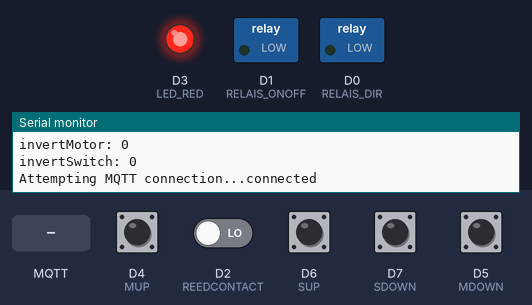
Simulated run of this sketch. Board: ESP8266 (NodeMCU). On the bench: switched loads named in the sketch (green lamp = pin HIGH), output pins drawn as LEDs (lit = HIGH), the last lines printed to the serial monitor. Dashed ring = blinking. The inputs (shaded band) are chosen by the test bench; at power-on: D4 (MUP), D5 (MDOWN), D6 (SUP), D7 (SDOWN) HIGH, D2 (REEDCONTACT) LOW. WiFi joins after 1.5 s; servers stay silent unless stated; random numbers use the default seed unless the sketch sets one; EEPROM starts erased; no MQTT or app messages arrive unless stated.

Above: at 3.7 s.
3.8 s: MQTT message "calibrate" arrives on the first subscribed topic
At 4.3 s:
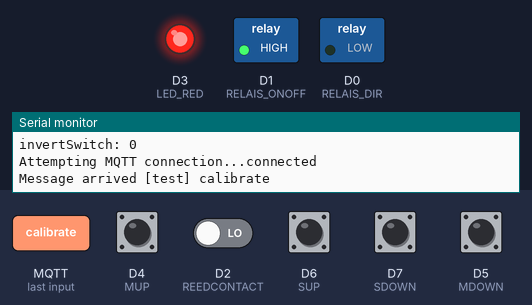
6.8 s: D6 (SUP) pulled LOW for 1 s
At 7.7 s:
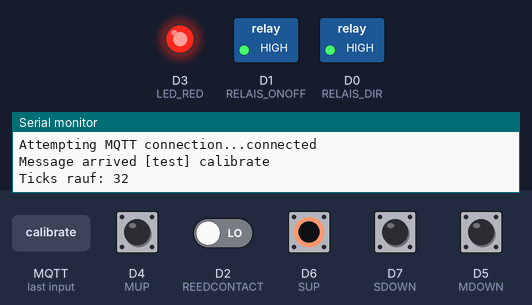
9.4 s: MQTT message "up" arrives on the first subscribed topic
At 10.4 s:
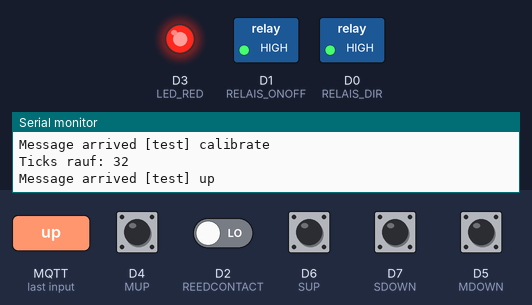
11.0 s: D6 (SUP) pulled LOW for 0.15 s
At 11.6 s:
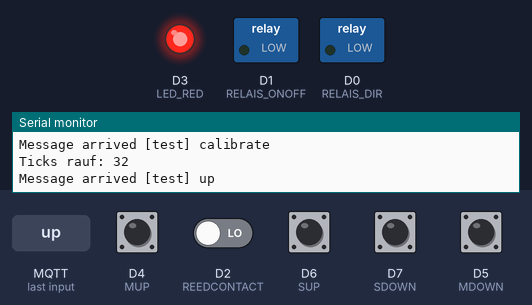
12.7 s: MQTT message "down" arrives on the first subscribed topic
At 14.0 s:
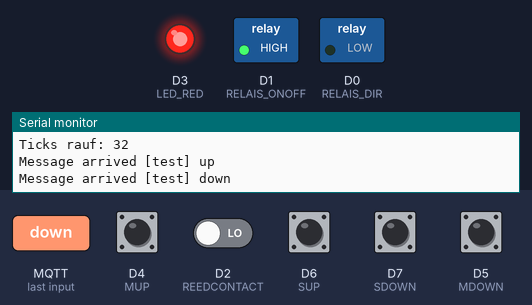
14.3 s: D7 (SDOWN) pulled LOW for 0.15 s
At 15.9 s:
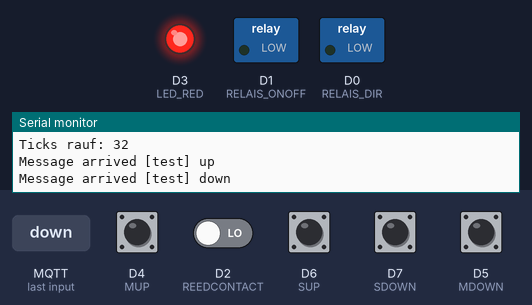
Timing chart, 0 to 17.0 s (numbered marks = the images above; inputs shaded):
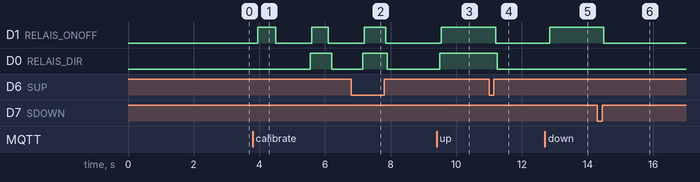

The sketch:

Rollade.ino
```cpp
#include <ESP8266WiFi.h>
#include <PubSubClient.h>
#include <Ticker.h>
#include <EEPROM.h>

// Hier ändern
const char* ssid = "SSIS";
const char* password = "PASSWORD";
const char* mqtt_server = "192.168.10.24";
const char* address = "test";
const char* all = "all";

#define T1 2
#define TEILER 25
#define REVERSE_TIME 1.0
#define END_TIME 0.5
#define MAX_RUN_TIME 60.0
#define SENSOR_TIME 0.03
#define TEST_WAIT 2

#define F1 (1000.0/(float)T1)
#define F2 (F1/(float)TEILER)

#define BLOCKING_TICKS ((unsigned int)(F2*REVERSE_TIME))
#define MAX_RUN ((unsigned int)(F2*MAX_RUN_TIME))
#define END_WAIT ((unsigned int)(F2*END_TIME))
#define MAX_LEVEL ((unsigned int)(F1*SENSOR_TIME))
#define TEST_WAIT_TICS ((unsigned int)(F2*TEST_WAIT))

#define REEDCONTACT D2
#define LED_RED D3
#define LED_GREEN  D2
#define LED_ON  LOW
#define LED_OFF  HIGH
#define SUP  D6
#define SDOWN  D7
#define MUP  D4
#define MDOWN D5
#define RELAIS_ONOFF D1
#define RELAIS_DIR D0
#define RELAIS_OFF LOW
#define RELAIS_ON HIGH
#define DIR_UP RELAIS_ON
#define DIR_DOWN RELAIS_OFF
#define SENSOR_ACTIVE LOW
#define REEDCONTACT_CLOSED LOW
#define REEDCONTACT_OPEN (!REEDCONTACT_CLOSED)

#define EEPROM_SIZE 16
#define CALI_ADD 0
#define MOTOR_ADD 4
#define SWITCH_ADD 6
#define REED_ADD 8

typedef enum {
  eControlStop,
  eControlGoUp,
  eControlGoDown,
  eControlGotoUp,
  eControlGotoDown,
  eControlRefUp,
  eControlRefDown,
  eCaliUp,
  eCaliDown,
} typeControlMode;

typedef enum {
  eRelaisStop,
  eRelaisUp,
  eRelaisDown
} typeRelaisStat;

typedef enum {
  eRelaisModeStop,
  eRelaisModeWaitStop,
  eRelaisModeUp,
  eRelaisModeWaitUp,
  eRelaisModeDown,
  eRelaisModeWaitDown
} typeRelaisMode;

typedef enum {
  eOff,
  eBlink,
  eSupPort,
  eSup,
  eSdownPort,
  eSdown,
  eMdownPort,
  eMdown,
  eMupPort,
  eMup,
  eRelaisOnOff,
  eRelaisDir,
  eInt
} typeLedStat;

typedef enum {
  eMotorStop,
  eMotorUp,
  eMotorDown
} typeMotorMode;

WiFiClient espClient;
PubSubClient client(espClient);
Ticker timer;
long ticks;
long endTime;
long setpoint;
unsigned int caliValue;

int counter=0;
int maxRunCounter=MAX_RUN;

boolean bIsUp;
boolean bIsDown;

int endCounter=END_WAIT;
int actPosition;
int tempCali;

boolean lastUpSwitch=!SENSOR_ACTIVE;
boolean lastDownSwitch=!SENSOR_ACTIVE;
boolean bIntStat;

typeControlMode tcontrol;

typeMotorMode tMotorStat=eMotorStop;
typeMotorMode tMotorMode=eMotorStop;
int blockingCounter;

typeRelaisStat tRelaisStat;
typeRelaisMode tRelaisMode;

int levelSup=MAX_LEVEL;
int levelSdown=MAX_LEVEL;
int levelMup=MAX_LEVEL;
int levelMdown=MAX_LEVEL;
boolean bSupStat=!SENSOR_ACTIVE;
boolean bSdownStat=!SENSOR_ACTIVE;
boolean bMupStat=!SENSOR_ACTIVE;
boolean bMdownStat=!SENSOR_ACTIVE;
unsigned short testResult;
unsigned int testCount;

boolean invertMotor;
boolean invertSwitch;

unsigned int blinkCounter;
typeLedStat tGreenStat;
typeLedStat tRedStat;

// ---- Hauptfunktionen ----

void setup() {
  testResult=0;
  testCount=TEST_WAIT_TICS;

  EEPROM.begin(EEPROM_SIZE);

  Serial.begin(115200);

  delay(1000);
  setupLed();
  setupSensors();
  setupRelais();
  setupMotor();
  setupEndPosition();
  setupControl();
  setupSwitch();

  timer.attach_ms(T1,processRollade);

  setupWifi();

  client.setServer(mqtt_server, 1883);
  client.setCallback(callback);

  Serial.print("invertMotor: ");
  Serial.println(invertMotor);
  Serial.print("invertSwitch: ");
  Serial.println(invertSwitch);
}

void processRollade() {
  bIntStat=true;
  digitalWrite(LED_GREEN,getLedStat(tGreenStat));
  digitalWrite(LED_RED,getLedStat(tRedStat));
  processSensors();
  ++counter;
  if(counter>=TEILER) {
    counter=0;
    processSwitch();
    processRelais();
    processMotor();
    processEndPosition();
    processControl();
    processBlink();
    processTest();

  }
  bIntStat=false;
  digitalWrite(LED_GREEN,getLedStat(tGreenStat));
  digitalWrite(LED_RED,getLedStat(tRedStat));
}

void invMot() {
  MotorStop();
  invertMotor=EEPROM.read(MOTOR_ADD);
  EEPROM.write(MOTOR_ADD,!invertMotor);
  EEPROM.commit();
  reset();
}

void invSwitch() {
  invertSwitch=EEPROM.read(SWITCH_ADD);
  EEPROM.write(SWITCH_ADD,!invertSwitch);
  EEPROM.commit();
}

void reset() {
  wdt_enable(WDTO_2S);
  for(;;);
}

void clreeprom() {
  for(int i=0;i<EEPROM_SIZE;++i) {
    EEPROM.write(i,255);
  }
  EEPROM.commit();
  reset();
}

void ping() {
      client.publish(address, "Hello");
}

// ---- Funksteuerung ----

void setupWifi() {
  Serial.println();
  Serial.print("Connecting to ");
  Serial.println(ssid);

  WiFi.begin(ssid, password);

  while (WiFi.status() != WL_CONNECTED) {
   delay(500);
    Serial.print(".");
  }

  randomSeed(micros());

  Serial.println("");
  Serial.println("WiFi connected");
  Serial.println("IP address: ");
  Serial.println(WiFi.localIP());
}

void callback(char* topic, byte* payload, unsigned int length) {
  char buffer[20];
  unsigned int temp;

  Serial.print("Message arrived [");
  Serial.print(topic);
  Serial.print("] ");
  for (int i = 0; i < length; i++) {
    Serial.print((char)payload[i]);
  }

  Serial.println();
  if((strcmp(topic,address)==0||strcmp(topic,all)==0)&&length<20) {
    int i;
    for(i=0;i<length;++i) {
      buffer[i]=payload[i];
    }
    buffer[i]=0;
    if(strcmp(buffer,"calibrate")==0) {
      calibrate();
    } else if(strcmp(buffer,"up")==0) {
      goUp();
    } else if(strncmp(buffer,"up",2)==0) {
      temp=atoi(buffer+2);
     gotoRefUp(temp);
    } else if(strcmp(buffer,"down")==0) {
      goDown();
    } else if(strncmp(buffer,"down",4)==0) {
      temp=atoi(buffer+4);
      gotoRefDown(temp);
    } else if(strcmp(buffer,"stop")==0) {
     MotorStop();
    } else if(strcmp(buffer,"invertmotor")==0) {
     invMot();
    } else if(strcmp(buffer,"invertswitch")==0) {
     invSwitch();
    } else if(strncmp(buffer,"reed",4)==0) {
       temp=atoi(buffer+4);
       reed(temp);
    } else if(strcmp(buffer,"clreeprom")==0) {
     clreeprom();
    } else if(strcmp(buffer,"reset")==0) {
      reset();
    } else if(strcmp(buffer,"ping")==0) {
      ping();
    } else if(strcmp(buffer,"test")==0) {
      test();
    } else if(strncmp(buffer,"goto",4)==0) {
       temp=atoi(buffer+4);
        gotoPosition(temp);
    } else if(strncmp(buffer,"red",3)==0) {
        tRedStat=(typeLedStat)atoi(buffer+3);
       digitalWrite(LED_RED,getLedStat(tRedStat));
    } else if(strncmp(buffer,"green",5)==0) {
        tGreenStat=(typeLedStat)atoi(buffer+5);
      digitalWrite(LED_GREEN,getLedStat(tGreenStat));
    }  else {
      Serial.println("unkown command");
    }
  }
}

void reconnect() {
  long counter;
  // Loop until we're reconnected
  while (!client.connected()) {
    Serial.print("Attempting MQTT connection...");
    // Create a random client ID
    String clientId = "ESP8266Client-";
    clientId += String(random(0xffff), HEX);
    // Attempt to connect
    if (client.connect(clientId.c_str())) {
      Serial.println("connected");
      // Once connected, publish an announcement...
      client.publish("outTopic", "hello world");
      // ... and resubscribe
      client.subscribe(address);
      client.subscribe(all);
    } else {
      Serial.print("failed, rc=");
      Serial.print(client.state());
      Serial.println(" try again in 5 seconds");
      delay(5000);
    }
  }
}

// ---- Schaltersteuerung -----

void setupSwitch() {
  lastUpSwitch=!SENSOR_ACTIVE;
  lastDownSwitch=!SENSOR_ACTIVE;
}

void processSwitch() {
  boolean upSwitch=getSensorSup();
  boolean downSwitch=getSensorSdown();
  if((upSwitch==!SENSOR_ACTIVE&&lastUpSwitch==SENSOR_ACTIVE)||(downSwitch==!SENSOR_ACTIVE&&lastDownSwitch==SENSOR_ACTIVE)) {
    MotorStop();
  } else if(upSwitch==SENSOR_ACTIVE&&!lastUpSwitch==SENSOR_ACTIVE) {
    goUp();
  } else if(downSwitch==SENSOR_ACTIVE&&!lastDownSwitch==SENSOR_ACTIVE) {
    goDown();
  }
  lastUpSwitch=upSwitch;
  lastDownSwitch=downSwitch;
}

// ---- Steuerung ----

void setupControl() {
  tcontrol=eControlStop;
  setMotorStat(eMotorStop);
  actPosition=-1;

  EEPROM.get(CALI_ADD,caliValue);
  if(caliValue==0xffffffff) {
    caliValue=0;
  }
  Serial.println();
  Serial.print("Kalibriewert: ");
  Serial.println(caliValue);
}

void calibrate() {
  tcontrol=eCaliDown;
  setMotorStat(eMotorDown);
}

void MotorStop() {
  tcontrol=eControlStop;
  setMotorStat(eMotorStop);
}

void goUp() {
  tcontrol=eControlGoUp;
  setMotorStat(eMotorUp);
}

void gotoRefUp(unsigned int set) {
  if(set<=0) {
    tcontrol=eControlGoUp;
    setMotorStat(eMotorUp);
  } else if(getReedcontact()==REEDCONTACT_CLOSED) {
    if(set>=100) {
      tcontrol=eControlGoDown;
      setMotorStat(eMotorDown);
    } else {
      setpoint=(long)(((float)caliValue)*((float)set)/100.0);
      if(isUp()) {
        tcontrol=eControlGotoDown;
        setMotorStat(eMotorDown);

      } else {
         tcontrol=eControlRefUp;
         setMotorStat(eMotorUp);
      }
    }
  }
}

void goDown() {
  if(getReedcontact()==REEDCONTACT_CLOSED){
    tcontrol=eControlGoDown;
    setMotorStat(eMotorDown);
  }
}

void gotoRefDown(unsigned int set) {
  if(set<=0) {
    tcontrol=eControlGoUp;
    setMotorStat(eMotorUp);
  } else if(set>=100) {
      if(getReedcontact()==REEDCONTACT_CLOSED){
        tcontrol=eControlGoDown;
        setMotorStat(eMotorDown);
      }
  } else {
    setpoint=(long)(((float)caliValue)*((float)set)/100.0);
    if(isDown()) {
      tcontrol=eControlGotoUp;
      setMotorStat(eMotorUp);
    } else if(getReedcontact()==REEDCONTACT_CLOSED){
      tcontrol=eControlRefDown;
      setMotorStat(eMotorDown);
    }
  }
}

void gotoPosition(unsigned int set) {
  if(set<=0) {
    tcontrol=eControlGoUp;
    setMotorStat(eMotorUp);
  } else if(set>=100 && getReedcontact()==REEDCONTACT_CLOSED) {
    tcontrol=eControlGoDown;
    setMotorStat(eMotorDown);
  } else if(actPosition>=0) {
    setpoint=(long)(((float)caliValue)*((float)set)/100.0);
    if(actPosition<setpoint) {
      if(getReedcontact()==REEDCONTACT_CLOSED) {
        tcontrol=eControlGotoDown;
        setMotorStat(eMotorDown);
      }
    } else if(actPosition>setpoint) {
      tcontrol=eControlGotoUp;
      setMotorStat(eMotorUp);
    } else {
      tcontrol=eControlStop;
      setMotorStat(eMotorStop);
    }
  } else {
    gotoRefUp(set);
  }
}

void processControl() {
  typeMotorMode stat=getMotorStat();
  if(stat==eMotorStop) {
    maxRunCounter=MAX_RUN;
  } else {
    if(maxRunCounter>0) {
         --maxRunCounter;
    } else {
        tcontrol=eControlStop;
        setMotorStat(eMotorStop);
      }
   }

   if(caliValue>0) {
     if(isUp()) {
      actPosition=0;
     } else if(isDown()) {
       actPosition=caliValue;
     }

    if(actPosition>=0) {
      if(stat==eMotorUp) {
        if(actPosition>0) {
          --actPosition;
        }
      } else if(stat==eMotorDown) {
        if(actPosition<caliValue) {
          ++actPosition;
        }
      }
    }
  }
  switch(tcontrol) {
    case eControlStop:
    case eControlGoUp:
    case eControlGoDown:
    default:
    break;
    case eCaliDown:
    if(isDown()) {
      tcontrol=eCaliUp;
      setMotorStat(eMotorUp);
      tempCali=0;
    }
    break;
    case eCaliUp:
    if(isUp()) {
      tcontrol=eControlStop;
      setMotorStat(eMotorStop);
      Serial.println();
      Serial.print("Ticks rauf: ");
      caliValue=tempCali;
      Serial.println(caliValue);
      EEPROM.put(CALI_ADD,caliValue);
      EEPROM.commit();
   } else {
    ++tempCali;
   }
    break;
    case eControlRefUp:
    if(isUp()) {
      tcontrol=eControlGotoDown;
      setMotorStat(eMotorDown);
    }
    break;
    case eControlRefDown:
    if(isDown()) {;
      tcontrol=eControlGotoUp;
      setMotorStat(eMotorUp);
    }
    break;
    case eControlGotoUp:
    if(actPosition<=setpoint) {
      tcontrol=eControlStop;
      setMotorStat(eMotorStop);
    }
    break;
    case eControlGotoDown:
    if(actPosition>=setpoint) {
      tcontrol=eControlStop;
      setMotorStat(eMotorStop);
    }
    break;
  }
}

// ---- Endpositionserkennung ----

void setupEndPosition() {
  endCounter=END_WAIT;
  bIsDown=false;
  bIsUp=false;
}
boolean isDown() {
  return bIsDown;
}
boolean isUp() {
  return bIsUp;
}

void processEndPosition() {
  switch(getMotorStat()) {
    case eMotorStop:
    default:
    endCounter=END_WAIT;
    break;
    case eMotorUp:
    bIsDown=false;
    if(endCounter>0) {
      --endCounter;
    } else {
      if(getSensorMdown()!=SENSOR_ACTIVE) {
        bIsUp=true;
      }
    }
    break;
    case eMotorDown:
    bIsUp=false;
    if(endCounter>0) {
      --endCounter;
    } else {
      if(getSensorMup()!=SENSOR_ACTIVE) {
        bIsDown=true;
      }
    }
    break;
  }
}

// ---- Motorsteuerung ----

void setupMotor() {
  tMotorMode=eMotorStop;
  setRelaisMode(eRelaisStop);
  blockingCounter=0;
}

void setMotorStat(typeMotorMode tStat) {
  tMotorStat=tStat;
  if(tStat==eMotorStop) {
    setRelaisMode(eRelaisStop);
  }
}

typeMotorMode getMotorStat() {
  if(digitalRead(RELAIS_ONOFF)==RELAIS_OFF) {
    return eMotorStop;
  } else if(digitalRead(RELAIS_DIR)==(invertMotor?DIR_DOWN:DIR_UP)) {
    return eMotorUp;
  } else {
    return eMotorDown;
  }
}

void processMotor() {
  if(getMotorStat()==eMotorStop) {
    if(blockingCounter>0) {
      --blockingCounter;
    }
  } else {
    blockingCounter=BLOCKING_TICKS;
  }
  switch(tMotorMode) {
    case eMotorStop:
    switch(tMotorStat) {
      case eMotorStop:
      break;
      case eMotorUp:
      if(blockingCounter==0) {
        setRelaisMode(eRelaisUp);
        tMotorMode=eMotorUp;
      }
      break;
      case eMotorDown:
      if(blockingCounter==0) {
        setRelaisMode(eRelaisDown);
        tMotorMode=eMotorDown;
      }
      break;
    }
    break;
    case eMotorUp:
    switch(tMotorStat) {
      case eMotorStop:
      setRelaisMode(eRelaisStop);
      tMotorMode=eMotorStop;
      break;
      case eMotorUp:
      break;
      case eMotorDown:
      setRelaisMode(eRelaisStop);
      tMotorMode=eMotorStop;
      break;
    }
    break;
    case eMotorDown:
    switch(tMotorStat) {
      case eMotorStop:
      setRelaisMode(eRelaisStop);
      tMotorMode=eMotorStop;
      break;
      case eMotorDown:
      break;
      case eMotorUp:
      setRelaisMode(eRelaisStop);
      tMotorMode=eMotorStop;
      break;
    }
    break;
  }
}

// ---- Realsisteuerung ----

void setupRelais() {
  invertMotor=!EEPROM.read(MOTOR_ADD);

  digitalWrite(RELAIS_ONOFF,RELAIS_OFF);
  digitalWrite(RELAIS_DIR,RELAIS_OFF),
  pinMode(RELAIS_ONOFF,OUTPUT);
  pinMode(RELAIS_DIR,OUTPUT);
  tRelaisStat=eRelaisStop;
  tRelaisMode=eRelaisModeStop;
}

void setRelaisMode(typeRelaisStat stat) {
  tRelaisStat=stat;
  if(stat==eRelaisStop) {
    digitalWrite(RELAIS_ONOFF,RELAIS_OFF);
  }
}

void processRelais() {
  switch(tRelaisMode) {
    case eRelaisModeStop:
      switch(tRelaisStat) {
        case eRelaisUp:
        digitalWrite(RELAIS_DIR,invertMotor?DIR_DOWN:DIR_UP);
        digitalWrite(RELAIS_ONOFF,RELAIS_OFF);
        tRelaisMode=eRelaisModeWaitUp;
        break;
        case eRelaisDown:
        digitalWrite(RELAIS_DIR,invertMotor?DIR_UP:DIR_DOWN);
        digitalWrite(RELAIS_ONOFF,RELAIS_OFF);
        tRelaisMode=eRelaisModeWaitDown;
        break;
        case eRelaisStop:
        default:
        break;
      }
      break;
   case eRelaisModeUp:
      switch(tRelaisStat) {
        case eRelaisStop:
        digitalWrite(RELAIS_DIR,invertMotor?DIR_DOWN:DIR_UP);
        digitalWrite(RELAIS_ONOFF,RELAIS_OFF);
        tRelaisMode=eRelaisModeWaitStop;
        break;
        default:
        break;
      }
      break;
   case eRelaisModeDown:
      switch(tRelaisStat) {
        case eRelaisStop:
        digitalWrite(RELAIS_DIR,invertMotor?DIR_UP:DIR_DOWN);
        digitalWrite(RELAIS_ONOFF,RELAIS_OFF);
        tRelaisMode=eRelaisModeWaitStop;
        break;
        default:
        break;
      }
      break;
   case eRelaisModeWaitStop:
       digitalWrite(RELAIS_DIR,RELAIS_OFF);
       digitalWrite(RELAIS_ONOFF,RELAIS_OFF);
       tRelaisMode=eRelaisModeStop;
  break;
   case eRelaisModeWaitUp:
     switch(tRelaisStat) {
      case eRelaisStop:
        digitalWrite(RELAIS_DIR,invertMotor?DIR_DOWN:DIR_UP);
        digitalWrite(RELAIS_ONOFF,RELAIS_OFF);
        tRelaisMode=eRelaisModeWaitStop;
        break;
        default:
        digitalWrite(RELAIS_DIR,invertMotor?DIR_DOWN:DIR_UP);
        digitalWrite(RELAIS_ONOFF,RELAIS_ON);
        tRelaisMode=eRelaisModeUp;
        break;
     }
     break;
     case eRelaisModeWaitDown:
       switch(tRelaisStat) {
        case eRelaisStop:
          digitalWrite(RELAIS_DIR,invertMotor?DIR_UP:DIR_DOWN);
          digitalWrite(RELAIS_ONOFF,RELAIS_OFF);
          tRelaisMode=eRelaisModeWaitStop;
          break;
          default:
          digitalWrite(RELAIS_DIR,invertMotor?DIR_UP:DIR_DOWN);
          digitalWrite(RELAIS_ONOFF,RELAIS_ON);
          tRelaisMode=eRelaisModeDown;
          break;
       }
       break;
    }
}

// ---- Test ----

void processTest() {
  if(testCount>0) {
    --testCount;
  } else {
    if(getSensorSup()) {
      testResult|=0x01;
    } else {
      testResult|=0x10;
    }
    if(getSensorSdown()) {
      testResult|=0x02;
    } else {
      testResult|=0x20;
    }
    if(getSensorMup()) {
      testResult|=0x04;
    } else {
      testResult|=0x40;
    }
    if(getSensorMdown()) {
      testResult|=0x08;
    } else {
      testResult|=0x80;
    }
    #ifdef REEDCONTACT
    if(digitalRead(REEDCONTACT)) {
      testResult|=0x100;
    } else {
      testResult|=0x200;
    }
    #endif
  }
}

void test() {
  unsigned short testMask;
  #ifdef REEDCONTACT
  testMask=0x03ff;
  #else
  testMask=0x00ff;
  #endif
  if((testResult & testMask)==testMask) {
      client.publish(address, "passed");
  } else {
      client.publish(address, "failed");
  }
}

// ---- Sensorauswerung ----

void setupSensors() {
  invertSwitch=!EEPROM.read(SWITCH_ADD);

  pinMode(SUP,INPUT);
  pinMode(SDOWN,INPUT);
  pinMode(MUP,INPUT);
  pinMode(MDOWN,INPUT);

  levelSup=MAX_LEVEL;
  levelSdown=MAX_LEVEL;
  levelMup=MAX_LEVEL;
  levelMdown=MAX_LEVEL;
  bSupStat=!SENSOR_ACTIVE;
  bSdownStat=!SENSOR_ACTIVE;
  bMupStat=!SENSOR_ACTIVE;
  bMdownStat=!SENSOR_ACTIVE;
}

void processSensors() {
  if(digitalRead(SUP)==SENSOR_ACTIVE) {
    levelSup=MAX_LEVEL;
    bSupStat=SENSOR_ACTIVE;
  } else {
    if(levelSup>0) {
      --levelSup;
    } else {
      bSupStat=!SENSOR_ACTIVE;
    }
  }
  if(digitalRead(SDOWN)==SENSOR_ACTIVE) {
    levelSdown=MAX_LEVEL;
    bSdownStat=SENSOR_ACTIVE;
  } else {
    if(levelSdown>0) {
      --levelSdown;
    } else {
      bSdownStat=!SENSOR_ACTIVE;
    }
  }
  if(digitalRead(MUP)==SENSOR_ACTIVE) {
    levelMup=MAX_LEVEL;
    bMupStat=SENSOR_ACTIVE;
  } else {
    if(levelMup>0) {
      --levelMup;
    } else {
      bMupStat=!SENSOR_ACTIVE;
    }
  }
  if(digitalRead(MDOWN)==SENSOR_ACTIVE) {
    levelMdown=MAX_LEVEL;
    bMdownStat=SENSOR_ACTIVE;
  } else {
    if(levelMdown>0) {
      --levelMdown;
    } else {
      bMdownStat=!SENSOR_ACTIVE;
    }
  }
}

void reed(boolean status) {
  EEPROM.write(REED_ADD,status);
  EEPROM.commit();
}
boolean getReedcontact() {
  #ifdef REEDCONTACT
  if(EEPROM.read(REED_ADD)) {
   return digitalRead(REEDCONTACT)?REEDCONTACT_OPEN:REEDCONTACT_CLOSED;
  } else {
    return REEDCONTACT_CLOSED;
  }
  #else
  return REEDCONTACT_CLOSED;
  #endif
}
boolean getSensorSup() {
  return invertSwitch?bSdownStat:bSupStat;
}

boolean getSensorSdown() {
  return invertSwitch?bSupStat:bSdownStat;
}

boolean getSensorMup() {
   return invertMotor?bMdownStat:bMupStat;
}

boolean getSensorMdown() {
  return invertMotor?bMupStat:bMdownStat;
}

// ---- LED Steuerung ----

void setupLed() {
  digitalWrite(LED_GREEN,getLedStat(tGreenStat));
  digitalWrite(LED_RED,getLedStat(tRedStat));
  pinMode(LED_RED,OUTPUT);
  #ifdef REEDCONTACT
  pinMode(REEDCONTACT,INPUT);
  #else
  pinMode(LED_GREEN,OUTPUT);
  #endif
  blinkCounter=0;
  tGreenStat=eOff;
  tRedStat=eOff;
  bIntStat=false;
}

void processBlink() {
  ++blinkCounter;
  if(blinkCounter>=10) {
    blinkCounter=0;
  }
}

boolean getLedStat(typeLedStat stat) {
  switch(stat) {
    case eOff:
    default:
    return LED_OFF;
    case eBlink:
    return blinkCounter>5;
    case eSupPort:
    return (digitalRead(SUP)==SENSOR_ACTIVE)?LED_ON:LED_OFF;
    case eSup:
    return (getSensorSup()==SENSOR_ACTIVE)?LED_ON:LED_OFF;
    case eSdownPort:
    return (digitalRead(SDOWN)==SENSOR_ACTIVE)?LED_ON:LED_OFF;
    case eSdown:
    return (getSensorSdown()==SENSOR_ACTIVE)?LED_ON:LED_OFF;
    case eMupPort:
    return (digitalRead(MUP)==SENSOR_ACTIVE)?LED_ON:LED_OFF;
    case eMup:
    return (getSensorMup()==SENSOR_ACTIVE)?LED_ON:LED_OFF;
    case eMdownPort:
    return (digitalRead(MDOWN)==SENSOR_ACTIVE)?LED_ON:LED_OFF;
    case eMdown:
    return (getSensorMup()==SENSOR_ACTIVE)?LED_ON:LED_OFF;
    case eRelaisOnOff:
    return (digitalRead(RELAIS_ONOFF)==RELAIS_ON)?LED_ON:LED_OFF;
    case eRelaisDir:
    return (digitalRead(RELAIS_DIR)==RELAIS_ON)?LED_ON:LED_OFF;
    case eInt:
    return bIntStat?LED_ON:LED_OFF;
  }
}

// ---- Hauptschleife ----

void loop() {
  if (!client.connected()) {
    reconnect();
  }
  client.loop();
  digitalWrite(LED_GREEN,getLedStat(tGreenStat));
  digitalWrite(LED_RED,getLedStat(tRedStat));

}
```

Measured:
- after the input at 3.8 s, D1 (RELAIS_ONOFF): alternates HIGH for 0.53 s and LOW for 1.1 s, starting after 0.15 s; D0 (RELAIS_DIR): LOW → HIGH after 1.8 s, → LOW 0.65 s later
- after the input at 6.8 s, D1 (RELAIS_ONOFF): LOW → HIGH after 0.40 s, → LOW 0.65 s later; D0 (RELAIS_DIR): LOW → HIGH after 0.35 s, → LOW 0.75 s later
- after the input at 9.4 s, D1 (RELAIS_ONOFF): LOW → HIGH after 0.15 s; D0 (RELAIS_DIR): LOW → HIGH after 0.10 s
- after the input at 11.0 s, D1 (RELAIS_ONOFF): HIGH → LOW after 0.20 s; D0 (RELAIS_DIR): HIGH → LOW after 0.25 s
- after the input at 12.7 s, D1 (RELAIS_ONOFF): LOW → HIGH after 0.15 s
- after the input at 14.3 s, D1 (RELAIS_ONOFF): HIGH → LOW after 0.20 s
